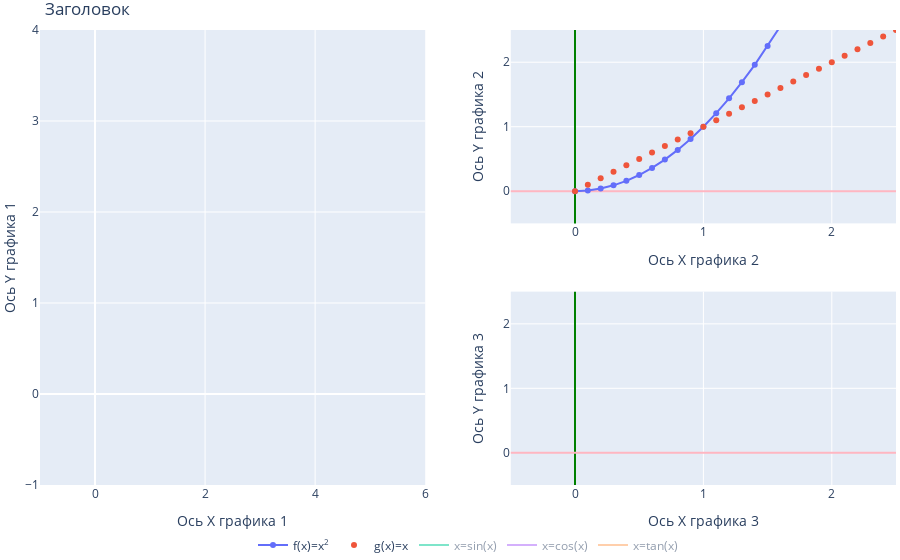

Notebook source saved alongside this figure:
### Code cell
x = np.arange(0, 5, 0.1)

def f(x):
    return x**2

def h(x):
    return np.sin(x)

def k(x):
    return np.cos(x)

def m(x):
    return np.tan(x)

fig = go.Figure() #создаем фигуру
fig = make_subplots(rows=2, #Создание нескольких графиков на одной фигуре
                    cols=2, #Число колонок на фигуре
                    column_widths=[1, 1], #Пропорции размера графиков
                    specs=[ #Указываем расположение графиков в фигуре
                        [{'rowspan':2},{}], #Указываем что первый график двойной. Чтобы объединить по гризонтали colspan 
                        [None, {}] #Выбрасываем нижнего соседа первого графика None
                    ]
                   )
fig.update_yaxes(range=[-0.5, 2.5], #Зум к определенному участку на графике
                 zeroline=True, #Рисует оси на графике
                 zerolinewidth=2, 
                 zerolinecolor='LightPink',
                 col=2 #Уточнение к какой колонке применять
                )
fig.update_xaxes(range=[-0.5, 2.5], zeroline=True, zerolinewidth=2, zerolinecolor='#008000', col=2)
fig.add_trace(go.Scatter(x=x,
                         y=x**2,
                         name='f(x)=x<sup>2</sup>', #HTML в подписях
                         mode='lines+markers'),
                         1, #Координаты на фигуре, указывающие к какому графику принадлежат
                         2
                        )
fig.add_trace(go.Scatter(x=x,
                         y=x,
                         name='g(x)=x', #Метод графика с плавной линией
                         mode='markers'),
              1,
              2
             )

fig.add_trace(go.Scatter(visible='legendonly', #Невидимый режим, показывается только при клике на легенду
                         x=x,
                         y=h(x),
                         name='x=sin(x)'),
                         2,
                         2                         
                        )
fig.add_trace(go.Scatter(visible='legendonly',
                         x=x,
                         y=k(x),
                         name='x=cos(x)'),
                         2,
                         2                        
                        )
fig.add_trace(go.Scatter(visible='legendonly',
                         x=x,
                         y=m(x),
                         name='x=tan(x)'),              
                         1,
                         1                        
                        )
fig.update_layout(legend_orientation='h', #Смещение легенды под график
                  margin=dict(l=0, r=0, t=30, b=0), #Убрать отступы вокруг графика
                  legend=dict(x=.5, xanchor="center"), #Смещение легенды по центру
                  hovermode='x', #Показывает одновременно все значения Y для точки Х
                  title='Заголовок',
                  xaxis_title='ось Х',
                  yaxis_title='ось Y'
                 )
fig.update_traces(hoverinfo='all', #Отображается значение подписи на курсоре. Например 'x+y'
                  hovertemplate='Аргумент: %{x}<br>Функция: %{y}'
                 )
fig.update_xaxes(title='Ось Х графика 1', col=1, row=1)
fig.update_yaxes(title='Ось Y графика 1', col=1, row=1)
fig.update_xaxes(title='Ось Х графика 2', col=2, row=1)
fig.update_yaxes(title='Ось Y графика 2', col=2, row=1)
fig.update_xaxes(title='Ось Х графика 3', col=2, row=2)
fig.update_yaxes(title='Ось Y графика 3', col=2, row=2)

fig.show()

### Figure 1 — Plotly figure (JSON) as saved in the notebook; plotly's stock layout.template omitted (floating-point values rounded to 4 significant figures)
{"data": [{"hoverinfo": "all", "hovertemplate": "Аргумент: %{x}<br>Функция: %{y}", "mode": "lines+markers", "name": "f(x)=x<sup>2</sup>", "type": "scatter", "x": [0, 0.1, 0.2, 0.3, 0.4, 0.5, 0.6, 0.7, 0.8, 0.9, 1, 1.1, 1.2, 1.3, 1.4, 1.5, 1.6, 1.7, 1.8, 1.9, 2, 2.1, 2.2, 2.3, 2.4, 2.5, 2.6, 2.7, 2.8, 2.9, 3, 3.1, 3.2, 3.3, 3.4, 3.5, 3.6, 3.7, 3.8, 3.9, 4, 4.1, 4.2, 4.3, 4.4, 4.5, 4.6, 4.7, 4.8, 4.9], "xaxis": "x2", "y": [0, 0.01, 0.04, 0.09, 0.16, 0.25, 0.36, 0.49, 0.64, 0.81, 1, 1.21, 1.44, 1.69, 1.96, 2.25, 2.56, 2.89, 3.24, 3.61, 4, 4.41, 4.84, 5.29, 5.76, 6.25, 6.76, 7.29, 7.84, 8.41, 9, 9.61, 10.24, 10.89, 11.56, 12.25, 12.96, 13.69, 14.44, 15.21, 16, 16.81, 17.64, 18.49, 19.36, 20.25, 21.16, 22.09, 23.04, 24.01], "yaxis": "y2"}, {"hoverinfo": "all", "hovertemplate": "Аргумент: %{x}<br>Функция: %{y}", "mode": "markers", "name": "g(x)=x", "type": "scatter", "x": [0, 0.1, 0.2, 0.3, 0.4, 0.5, 0.6, 0.7, 0.8, 0.9, 1, 1.1, 1.2, 1.3, 1.4, 1.5, 1.6, 1.7, 1.8, 1.9, 2, 2.1, 2.2, 2.3, 2.4, 2.5, 2.6, 2.7, 2.8, 2.9, 3, 3.1, 3.2, 3.3, 3.4, 3.5, 3.6, 3.7, 3.8, 3.9, 4, 4.1, 4.2, 4.3, 4.4, 4.5, 4.6, 4.7, 4.8, 4.9], "xaxis": "x2", "y": [0, 0.1, 0.2, 0.3, 0.4, 0.5, 0.6, 0.7, 0.8, 0.9, 1, 1.1, 1.2, 1.3, 1.4, 1.5, 1.6, 1.7, 1.8, 1.9, 2, 2.1, 2.2, 2.3, 2.4, 2.5, 2.6, 2.7, 2.8, 2.9, 3, 3.1, 3.2, 3.3, 3.4, 3.5, 3.6, 3.7, 3.8, 3.9, 4, 4.1, 4.2, 4.3, 4.4, 4.5, 4.6, 4.7, 4.8, 4.9], "yaxis": "y2"}, {"hoverinfo": "all", "hovertemplate": "Аргумент: %{x}<br>Функция: %{y}", "name": "x=sin(x)", "type": "scatter", "visible": "legendonly", "x": [0, 0.1, 0.2, 0.3, 0.4, 0.5, 0.6, 0.7, 0.8, 0.9, 1, 1.1, 1.2, 1.3, 1.4, 1.5, 1.6, 1.7, 1.8, 1.9, 2, 2.1, 2.2, 2.3, 2.4, 2.5, 2.6, 2.7, 2.8, 2.9, 3, 3.1, 3.2, 3.3, 3.4, 3.5, 3.6, 3.7, 3.8, 3.9, 4, 4.1, 4.2, 4.3, 4.4, 4.5, 4.6, 4.7, 4.8, 4.9], "xaxis": "x3", "y": [0, 0.09983, 0.1987, 0.2955, 0.3894, 0.4794, 0.5646, 0.6442, 0.7174, 0.7833, 0.8415, 0.8912, 0.932, 0.9636, 0.9854, 0.9975, 0.9996, 0.9917, 0.9738, 0.9463, 0.9093, 0.8632, 0.8085, 0.7457, 0.6755, 0.5985, 0.5155, 0.4274, 0.335, 0.2392, 0.1411, 0.04158, -0.05837, -0.1577, -0.2555, -0.3508, -0.4425, -0.5298, -0.6119, -0.6878, -0.7568, -0.8183, -0.8716, -0.9162, -0.9516, -0.9775, -0.9937, -0.9999, -0.9962, -0.9825], "yaxis": "y3"}, {"hoverinfo": "all", "hovertemplate": "Аргумент: %{x}<br>Функция: %{y}", "name": "x=cos(x)", "type": "scatter", "visible": "legendonly", "x": [0, 0.1, 0.2, 0.3, 0.4, 0.5, 0.6, 0.7, 0.8, 0.9, 1, 1.1, 1.2, 1.3, 1.4, 1.5, 1.6, 1.7, 1.8, 1.9, 2, 2.1, 2.2, 2.3, 2.4, 2.5, 2.6, 2.7, 2.8, 2.9, 3, 3.1, 3.2, 3.3, 3.4, 3.5, 3.6, 3.7, 3.8, 3.9, 4, 4.1, 4.2, 4.3, 4.4, 4.5, 4.6, 4.7, 4.8, 4.9], "xaxis": "x3", "y": [1, 0.995, 0.9801, 0.9553, 0.9211, 0.8776, 0.8253, 0.7648, 0.6967, 0.6216, 0.5403, 0.4536, 0.3624, 0.2675, 0.17, 0.07074, -0.0292, -0.1288, -0.2272, -0.3233, -0.4161, -0.5048, -0.5885, -0.6663, -0.7374, -0.8011, -0.8569, -0.9041, -0.9422, -0.971, -0.99, -0.9991, -0.9983, -0.9875, -0.9668, -0.9365, -0.8968, -0.8481, -0.791, -0.7259, -0.6536, -0.5748, -0.4903, -0.4008, -0.3073, -0.2108, -0.1122, -0.01239, 0.0875, 0.1865], "yaxis": "y3"}, {"hoverinfo": "all", "hovertemplate": "Аргумент: %{x}<br>Функция: %{y}", "name": "x=tan(x)", "type": "scatter", "visible": "legendonly", "x": [0, 0.1, 0.2, 0.3, 0.4, 0.5, 0.6, 0.7, 0.8, 0.9, 1, 1.1, 1.2, 1.3, 1.4, 1.5, 1.6, 1.7, 1.8, 1.9, 2, 2.1, 2.2, 2.3, 2.4, 2.5, 2.6, 2.7, 2.8, 2.9, 3, 3.1, 3.2, 3.3, 3.4, 3.5, 3.6, 3.7, 3.8, 3.9, 4, 4.1, 4.2, 4.3, 4.4, 4.5, 4.6, 4.7, 4.8, 4.9], "xaxis": "x", "y": [0, 0.1003, 0.2027, 0.3093, 0.4228, 0.5463, 0.6841, 0.8423, 1.03, 1.26, 1.557, 1.965, 2.572, 3.602, 5.798, 14.1, -34.23, -7.697, -4.286, -2.927, -2.185, -1.71, -1.374, -1.119, -0.916, -0.747, -0.6016, -0.4727, -0.3555, -0.2464, -0.1425, -0.04162, 0.05847, 0.1597, 0.2643, 0.3746, 0.4935, 0.6247, 0.7736, 0.9474, 1.158, 1.424, 1.778, 2.286, 3.096, 4.637, 8.86, 80.71, -11.38, -5.267], "yaxis": "y"}], "layout": {"hovermode": "x", "legend": {"orientation": "h", "x": 0.5, "xanchor": "center"}, "margin": {"b": 0, "l": 0, "r": 0, "t": 30}, "title": {"text": "Заголовок"}, "xaxis": {"anchor": "y", "domain": [0, 0.45], "title": {"text": "Ось Х графика 1"}}, "xaxis2": {"anchor": "y2", "domain": [0.55, 1], "range": [-0.5, 2.5], "title": {"text": "Ось Х графика 2"}, "zeroline": true, "zerolinecolor": "#008000", "zerolinewidth": 2}, "xaxis3": {"anchor": "y3", "domain": [0.55, 1], "range": [-0.5, 2.5], "title": {"text": "Ось Х графика 3"}, "zeroline": true, "zerolinecolor": "#008000", "zerolinewidth": 2}, "yaxis": {"anchor": "x", "domain": [0, 1], "title": {"text": "Ось Y графика 1"}}, "yaxis2": {"anchor": "x2", "domain": [0.575, 1], "range": [-0.5, 2.5], "title": {"text": "Ось Y графика 2"}, "zeroline": true, "zerolinecolor": "LightPink", "zerolinewidth": 2}, "yaxis3": {"anchor": "x3", "domain": [0, 0.425], "range": [-0.5, 2.5], "title": {"text": "Ось Y графика 3"}, "zeroline": true, "zerolinecolor": "LightPink", "zerolinewidth": 2}}}
